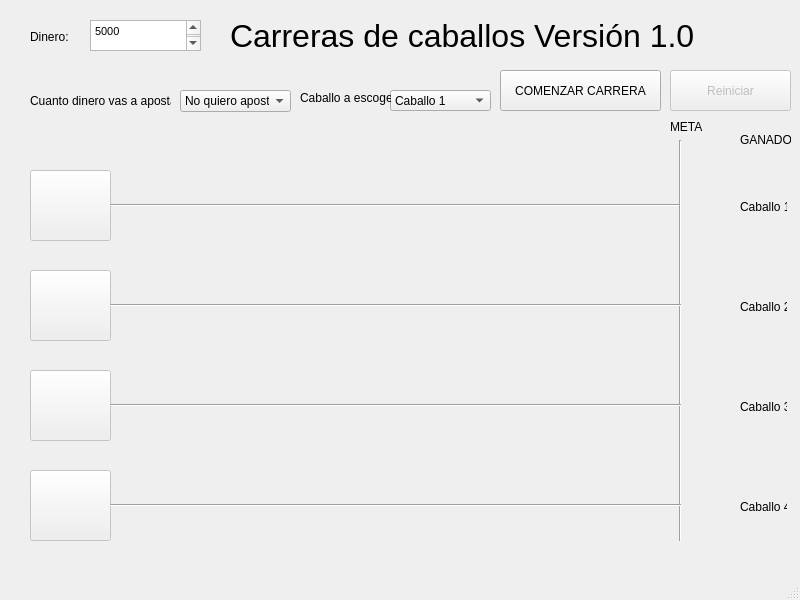
<?xml version="1.0" encoding="UTF-8"?>
<ui version="4.0">
 <class>MainWindow</class>
 <widget class="QMainWindow" name="MainWindow">
  <property name="geometry">
   <rect>
    <x>0</x>
    <y>0</y>
    <width>800</width>
    <height>600</height>
   </rect>
  </property>
  <property name="windowTitle">
   <string>MainWindow</string>
  </property>
  <widget class="QWidget" name="centralwidget">
   <widget class="QPushButton" name="pushButton_caballo_1">
    <property name="enabled">
     <bool>false</bool>
    </property>
    <property name="geometry">
     <rect>
      <x>30</x>
      <y>170</y>
      <width>81</width>
      <height>71</height>
     </rect>
    </property>
    <property name="text">
     <string/>
    </property>
    <property name="checkable">
     <bool>false</bool>
    </property>
   </widget>
   <widget class="QTextEdit" name="text_dinero">
    <property name="geometry">
     <rect>
      <x>90</x>
      <y>20</y>
      <width>111</width>
      <height>31</height>
     </rect>
    </property>
    <property name="readOnly">
     <bool>true</bool>
    </property>
    <property name="html">
     <string>&lt;!DOCTYPE HTML PUBLIC &quot;-//W3C//DTD HTML 4.0//EN&quot; &quot;http://www.w3.org/TR/REC-html40/strict.dtd&quot;&gt;
&lt;html&gt;&lt;head&gt;&lt;meta name=&quot;qrichtext&quot; content=&quot;1&quot; /&gt;&lt;style type=&quot;text/css&quot;&gt;
p, li { white-space: pre-wrap; }
&lt;/style&gt;&lt;/head&gt;&lt;body style=&quot; font-family:'MS Shell Dlg 2'; font-size:8.25pt; font-weight:400; font-style:normal;&quot;&gt;
&lt;p style=&quot; margin-top:0px; margin-bottom:0px; margin-left:0px; margin-right:0px; -qt-block-indent:0; text-indent:0px;&quot;&gt;5000&lt;/p&gt;
&lt;p style=&quot;-qt-paragraph-type:empty; margin-top:0px; margin-bottom:0px; margin-left:0px; margin-right:0px; -qt-block-indent:0; text-indent:0px;&quot;&gt;&lt;br /&gt;&lt;/p&gt;&lt;/body&gt;&lt;/html&gt;</string>
    </property>
    <property name="placeholderText">
     <string/>
    </property>
   </widget>
   <widget class="QPushButton" name="pushButton_caballo_2">
    <property name="enabled">
     <bool>false</bool>
    </property>
    <property name="geometry">
     <rect>
      <x>30</x>
      <y>270</y>
      <width>81</width>
      <height>71</height>
     </rect>
    </property>
    <property name="text">
     <string/>
    </property>
   </widget>
   <widget class="QPushButton" name="pushButton_caballo_3">
    <property name="enabled">
     <bool>false</bool>
    </property>
    <property name="geometry">
     <rect>
      <x>30</x>
      <y>370</y>
      <width>81</width>
      <height>71</height>
     </rect>
    </property>
    <property name="text">
     <string/>
    </property>
   </widget>
   <widget class="QPushButton" name="pushButton_caballo_4">
    <property name="enabled">
     <bool>false</bool>
    </property>
    <property name="geometry">
     <rect>
      <x>30</x>
      <y>470</y>
      <width>81</width>
      <height>71</height>
     </rect>
    </property>
    <property name="text">
     <string/>
    </property>
   </widget>
   <widget class="QLabel" name="label">
    <property name="geometry">
     <rect>
      <x>30</x>
      <y>30</y>
      <width>47</width>
      <height>13</height>
     </rect>
    </property>
    <property name="text">
     <string>Dinero:</string>
    </property>
   </widget>
   <widget class="QComboBox" name="comboBox_escoger_caballo">
    <property name="geometry">
     <rect>
      <x>390</x>
      <y>90</y>
      <width>101</width>
      <height>21</height>
     </rect>
    </property>
    <item>
     <property name="text">
      <string>Caballo 1</string>
     </property>
    </item>
    <item>
     <property name="text">
      <string>Caballo 2</string>
     </property>
    </item>
    <item>
     <property name="text">
      <string>Caballo 3</string>
     </property>
    </item>
    <item>
     <property name="text">
      <string>Caballo 4</string>
     </property>
    </item>
   </widget>
   <widget class="QComboBox" name="comboBox_apuesta">
    <property name="geometry">
     <rect>
      <x>180</x>
      <y>90</y>
      <width>111</width>
      <height>22</height>
     </rect>
    </property>
    <item>
     <property name="text">
      <string>No quiero apostar</string>
     </property>
    </item>
    <item>
     <property name="text">
      <string>Apostar 5%</string>
     </property>
    </item>
    <item>
     <property name="text">
      <string>Apostar 10%</string>
     </property>
    </item>
    <item>
     <property name="text">
      <string>Apostar 25%</string>
     </property>
    </item>
    <item>
     <property name="text">
      <string>Apostar 50%</string>
     </property>
    </item>
    <item>
     <property name="text">
      <string>Apostar Todo</string>
     </property>
    </item>
   </widget>
   <widget class="Line" name="line">
    <property name="geometry">
     <rect>
      <x>110</x>
      <y>190</y>
      <width>571</width>
      <height>31</height>
     </rect>
    </property>
    <property name="orientation">
     <enum>Qt::Horizontal</enum>
    </property>
   </widget>
   <widget class="Line" name="line_2">
    <property name="geometry">
     <rect>
      <x>670</x>
      <y>140</y>
      <width>20</width>
      <height>401</height>
     </rect>
    </property>
    <property name="orientation">
     <enum>Qt::Vertical</enum>
    </property>
   </widget>
   <widget class="QLabel" name="label_2">
    <property name="geometry">
     <rect>
      <x>670</x>
      <y>120</y>
      <width>47</width>
      <height>13</height>
     </rect>
    </property>
    <property name="text">
     <string>META</string>
    </property>
   </widget>
   <widget class="Line" name="line_3">
    <property name="geometry">
     <rect>
      <x>110</x>
      <y>290</y>
      <width>571</width>
      <height>31</height>
     </rect>
    </property>
    <property name="orientation">
     <enum>Qt::Horizontal</enum>
    </property>
   </widget>
   <widget class="Line" name="line_4">
    <property name="geometry">
     <rect>
      <x>110</x>
      <y>390</y>
      <width>571</width>
      <height>31</height>
     </rect>
    </property>
    <property name="orientation">
     <enum>Qt::Horizontal</enum>
    </property>
   </widget>
   <widget class="Line" name="line_5">
    <property name="geometry">
     <rect>
      <x>110</x>
      <y>490</y>
      <width>571</width>
      <height>31</height>
     </rect>
    </property>
    <property name="orientation">
     <enum>Qt::Horizontal</enum>
    </property>
   </widget>
   <widget class="QLabel" name="label_3">
    <property name="geometry">
     <rect>
      <x>30</x>
      <y>80</y>
      <width>141</width>
      <height>41</height>
     </rect>
    </property>
    <property name="text">
     <string>Cuanto dinero vas a apostar?</string>
    </property>
   </widget>
   <widget class="QLabel" name="label_4">
    <property name="geometry">
     <rect>
      <x>300</x>
      <y>90</y>
      <width>91</width>
      <height>16</height>
     </rect>
    </property>
    <property name="text">
     <string>Caballo a escoger:</string>
    </property>
   </widget>
   <widget class="QLabel" name="label_5">
    <property name="geometry">
     <rect>
      <x>230</x>
      <y>20</y>
      <width>471</width>
      <height>31</height>
     </rect>
    </property>
    <property name="font">
     <font>
      <pointsize>24</pointsize>
     </font>
    </property>
    <property name="text">
     <string>Carreras de caballos Versión 1.0</string>
    </property>
   </widget>
   <widget class="QPushButton" name="pushButton_iniciar">
    <property name="geometry">
     <rect>
      <x>500</x>
      <y>70</y>
      <width>161</width>
      <height>41</height>
     </rect>
    </property>
    <property name="text">
     <string>COMENZAR CARRERA</string>
    </property>
   </widget>
   <widget class="QPushButton" name="pushButton_reiniciar">
    <property name="enabled">
     <bool>false</bool>
    </property>
    <property name="geometry">
     <rect>
      <x>670</x>
      <y>70</y>
      <width>121</width>
      <height>41</height>
     </rect>
    </property>
    <property name="text">
     <string>Reiniciar</string>
    </property>
   </widget>
   <widget class="QLabel" name="label_6">
    <property name="enabled">
     <bool>true</bool>
    </property>
    <property name="geometry">
     <rect>
      <x>740</x>
      <y>200</y>
      <width>47</width>
      <height>13</height>
     </rect>
    </property>
    <property name="text">
     <string>Caballo 1</string>
    </property>
   </widget>
   <widget class="QLabel" name="label_7">
    <property name="geometry">
     <rect>
      <x>740</x>
      <y>300</y>
      <width>47</width>
      <height>13</height>
     </rect>
    </property>
    <property name="text">
     <string>Caballo 2</string>
    </property>
   </widget>
   <widget class="QLabel" name="label_8">
    <property name="geometry">
     <rect>
      <x>740</x>
      <y>400</y>
      <width>47</width>
      <height>13</height>
     </rect>
    </property>
    <property name="text">
     <string>Caballo 3</string>
    </property>
   </widget>
   <widget class="QLabel" name="label_9">
    <property name="geometry">
     <rect>
      <x>740</x>
      <y>500</y>
      <width>47</width>
      <height>13</height>
     </rect>
    </property>
    <property name="text">
     <string>Caballo 4</string>
    </property>
   </widget>
   <widget class="QLabel" name="label_10">
    <property name="geometry">
     <rect>
      <x>740</x>
      <y>130</y>
      <width>51</width>
      <height>20</height>
     </rect>
    </property>
    <property name="text">
     <string>GANADOR</string>
    </property>
   </widget>
  </widget>
  <widget class="QMenuBar" name="menubar">
   <property name="geometry">
    <rect>
     <x>0</x>
     <y>0</y>
     <width>800</width>
     <height>21</height>
    </rect>
   </property>
  </widget>
  <widget class="QStatusBar" name="statusbar"/>
 </widget>
 <resources/>
 <connections/>
</ui>
